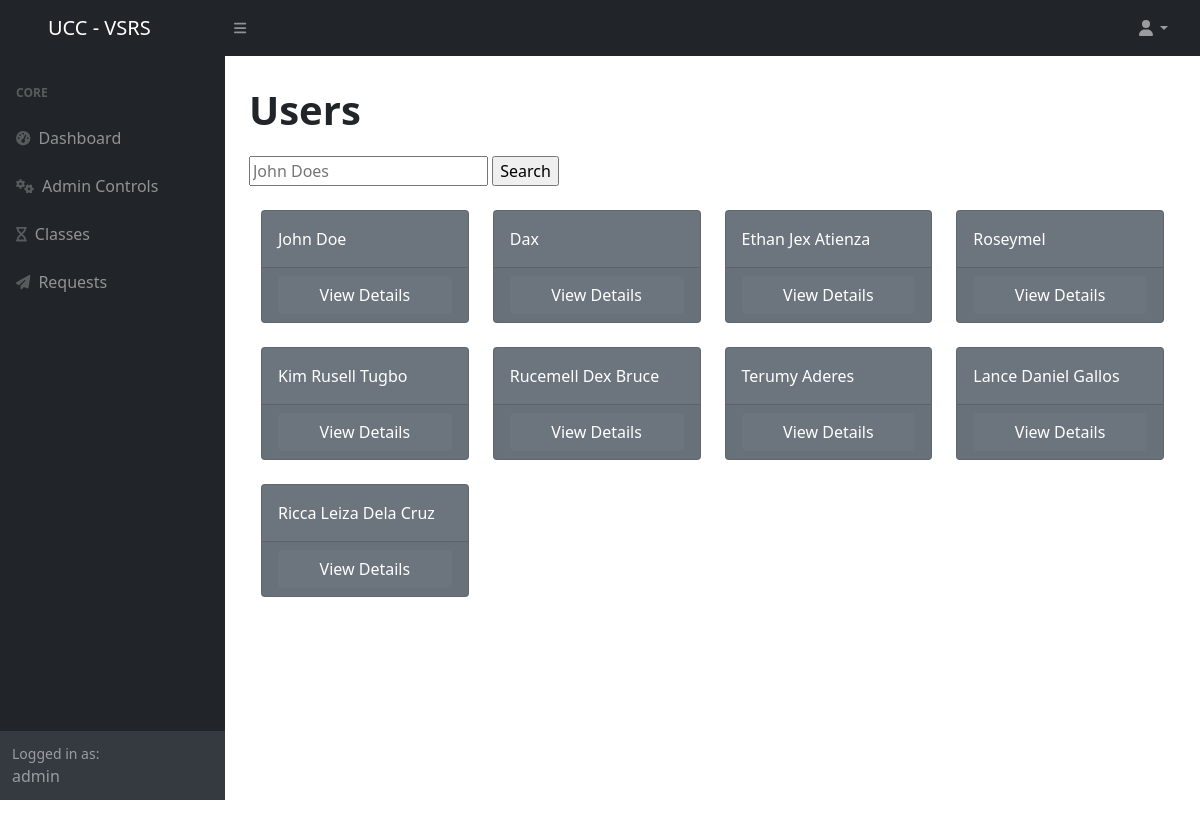
The page /links/adminControls.php (signed in) on the database its author committed.
### tables this page shows
CREATE TABLE `user` (
  `ID` int(11) NOT NULL,
  `Username` varchar(25) NOT NULL,
  `Password` varchar(25) NOT NULL,
  `StudName` varchar(50) NOT NULL,
  `ContactNo` varchar(15) NOT NULL,
  `StudID` varchar(15) NOT NULL,
  `BDay` varchar(15) NOT NULL,
  `Year` varchar(5) NOT NULL,
  `Course` varchar(10) NOT NULL,
  `Section` varchar(5) NOT NULL
);

### links/database.php (called while the page is built, shortened)
<?php
    class DataConnector{
        public $connection;
        function __construct(){
            $this->servername = "localhost";
            $this->username = "root";
            $this->password = "";
            $this->connection = new mysqli(
                $this->servername,
                $this->username,
                $this->password,
                "software_engineering"
            );
        }
        function select($table, $where_clause){
            return $this->connection->query(
                "SELECT * FROM "
                . $table
                . " WHERE "
                . $where_clause
                .  " ;"
            );
        }
    }
?>

### links/adminControls.php (the view, shortened to what this page needs)
<?php
    include_once 'database.php';
    $connection = new DataConnector();
    if (isset($_POST['userSearch'])) {
        $result = $connection->select("user", "Username LIKE '%" . $_POST['userSearch'] . "%' OR StudName LIKE '%" . $_POST['userSearch'] . "%'");
    }
    else {
        $result = $connection->select("user", "1");
    }
?>
<!DOCTYPE html>
<html lang="en">
    <head>
        <link href="https://cdn.jsdelivr.net/npm/simple-datatables@latest/dist/style.css" rel="stylesheet" />
        <link href="../css/styles.css" rel="stylesheet" />
    </head>
    <body class="sb-nav-fixed">
        <nav class="sb-topnav navbar navbar-expand navbar-dark bg-dark">
            <a class="navbar-brand ps-5" href="#">UCC - VSRS</a>
            <button class="btn btn-link btn-sm order-1 order-lg-0 me-4 me-lg-0" id="sidebarToggle" href="#!"><i class="fas fa-bars"></i></button>
            <ul class="navbar-nav ms-auto ms-md-0 me-3 me-lg-4">
                <li class="nav-item dropdown">
                    <a class="nav-link dropdown-toggle" id="navbarDropdown" href="#" role="button" data-bs-toggle="dropdown" aria-expanded="false"><i class="fas fa-user fa-fw"></i></a>
                </li>
            </ul>
        </nav>
        <div id="layoutSidenav">
            <div id="layoutSidenav_nav">
                <nav class="sb-sidenav accordion sb-sidenav-dark" id="sidenavAccordion">
                    <div class="sb-sidenav-menu">
                        <div class="nav">
                            <div class="sb-sidenav-menu-heading">Core</div>
                            <a class="nav-link" href="adminDashboard.php">
                                <div class="sb-nav-link-icon"><i class="fas fa-tachometer-alt"></i></div>
                                Dashboard
                            </a>
                            <a class='nav-link' href='adminControls.php'>
                                <div class='sb-nav-link-icon'><i class='fas fa-gears'></i></div>
                                Admin Controls
                            </a>
                            <a class='nav-link' href='classes.php'>
                                <div class='sb-nav-link-icon'><i class='fas fa-hourglass'></i></div>
                                Classes
                            </a>
                            <a class="nav-link" href="requests.php">
                                <div class="sb-nav-link-icon"><i class="fas fa-paper-plane"></i></div>
                                Requests
                            </a>
                        </div>
                    </div>
                    <div class="sb-sidenav-footer">
                        <div class="small">Logged in as:</div>
                        <?php echo $_SESSION['logged'];?>
                    </div>
                </nav>
            </div>
            <div id="layoutSidenav_content">
                <main>
                    <div class="container-fluid px-4">
                        <p class="mt-4" style="font-size:2.5em;" ><strong>Users</strong></p>
                        <form class="mt-1 mb-4" action="adminControls.php" method="post">
                            <input type="search" name="userSearch" placeholder="John Does">
                            <input type="submit" name="search" value="Search">
                        </form>
                        <div class="container-fluid">
                            <?php
                                $hook = 0;
                                while ($row = $result->fetch_assoc()) {
                                    if ($hook == 0) {
                                        echo "<div class='row'>";
                                    }
                                    echo "<div class='col-sm-3'>
                                            <div class='card bg-secondary text-white mb-4'>
                                                <div class='card-body'>" . $row['StudName'] . "</div>
                                                <div class='card-footer'>
                                                    <form class='card=footer col-xl' action='userProfileAdmin.php' method='post'>
                                                            <input style='width:100%;' class='btn btn-secondary btn-block small text-white' type='submit' value='View Details'/>
                                                            <input type='hidden' value='" . $row['Username'] ."' name='selectedUserAdmin' />
                                                    </form>
                                                </div>
                                            </div>
                                        </div>";
                                    if ($hook == 3) {
                                        echo "<div>";
                                        $hook = 0;
                                        continue;
                                    }
                                    $hook += 1;
                                }
                            ?>
                        </div>
                        <br><br><br><br><br><br><br><br><br><br><br>
                    </div>
                </main>
            </div>
        </div>
        <link rel="stylesheet" href="https://cdnjs.cloudflare.com/ajax/libs/toastr.js/latest/toastr.min.css">
        </body>
</html>
<?php include_once 'toaster.php'; ?>

### rows shown on the page
user: StudName "John Doe"
user: StudName "Dax"
user: StudName "Ethan Jex Atienza"
user: StudName "Roseymel"
user: StudName "Kim Rusell Tugbo"
user: StudName "Rucemell Dex Bruce"
user: StudName "Terumy Aderes"
user: StudName "Lance Daniel Gallos"
user: StudName "Ricca Leiza Dela Cruz"

### other values the page prints
$_SESSION['logged'] "admin"
